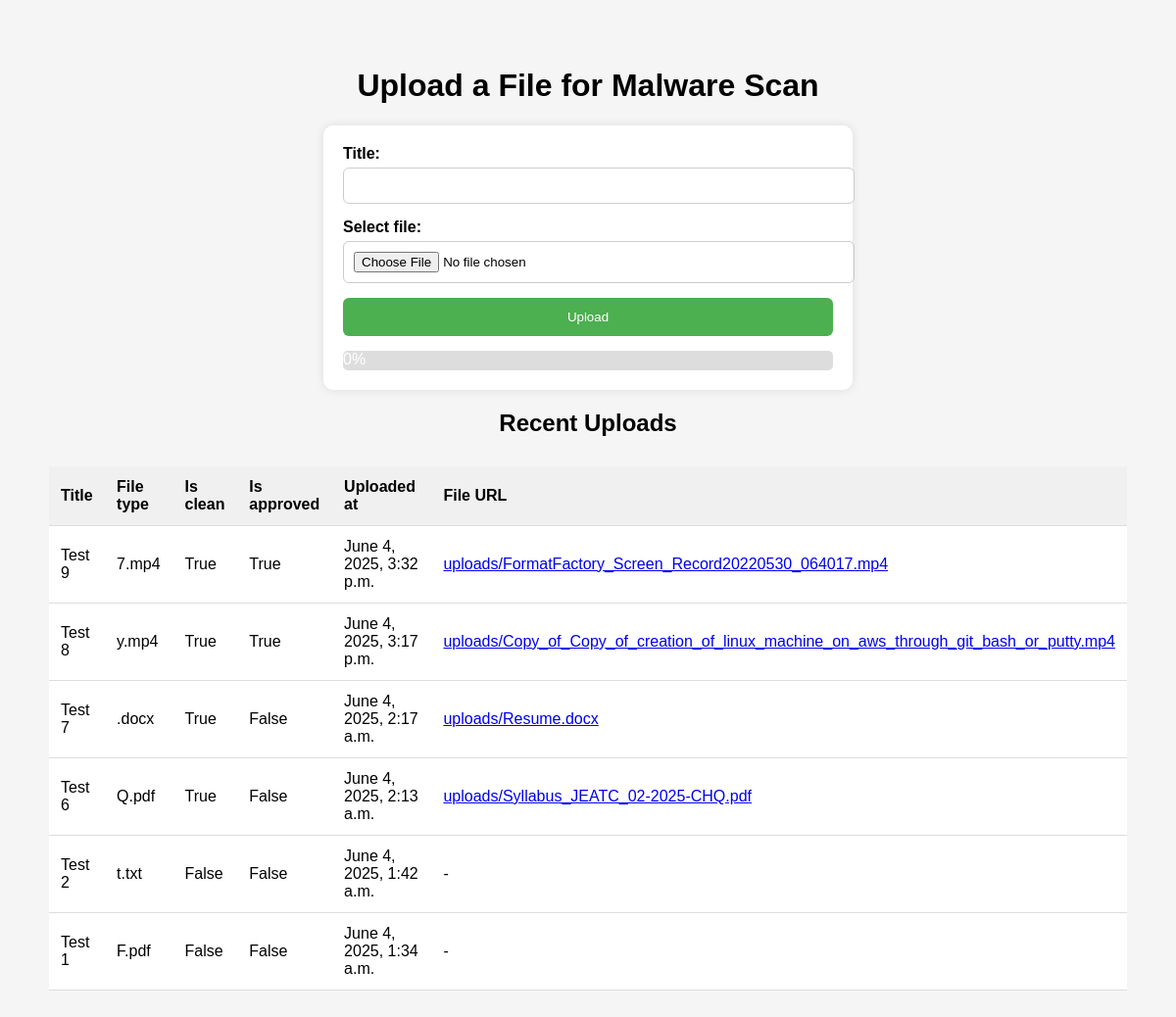
Before: / with the older database file.
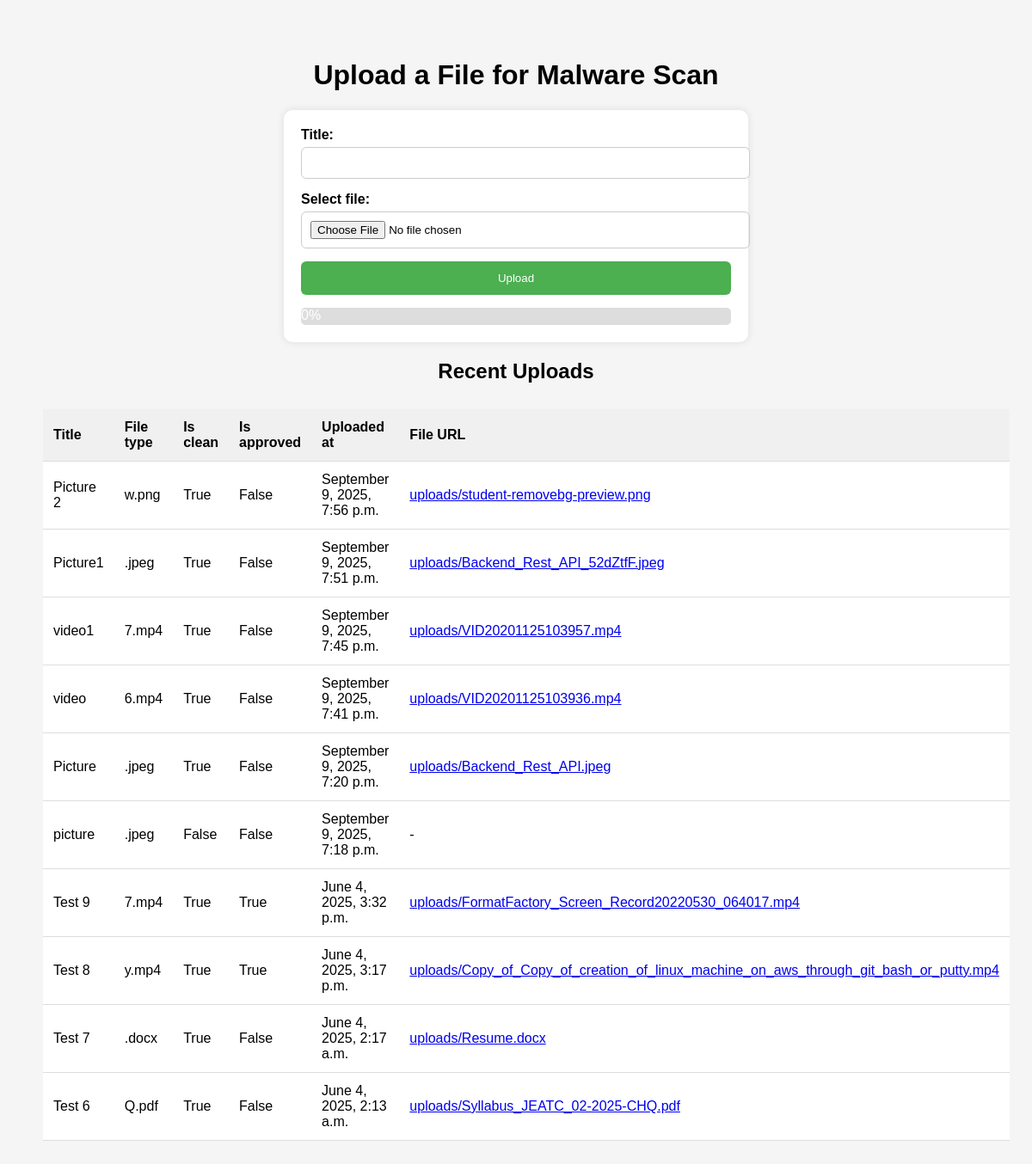
After: the same page with the newer database file.
### upload/models.py (models this page shows, shortened)
class UploadedFile(models.Model):
    title = models.CharField(max_length=255)
    file = models.FileField(upload_to='uploads/')
    file_type = models.CharField(max_length=50)
    file_url = models.URLField(blank=True, null=True)
    is_clean = models.BooleanField(default=False)
    is_approved = models.BooleanField(default=False)
    uploaded_at = models.DateTimeField(auto_now_add=True)

### upload/views.py (the view)
# urls.py: path('', views.upload_file, name='upload_file'),
def upload_file(request):
    if request.method == 'POST':
        form = UploadFileForm(request.POST, request.FILES)
        if form.is_valid():
            uploaded_file = form.save()
            scan_and_upload_file.delay(uploaded_file.id)
            return redirect('/')
    else:
        form = UploadFileForm()
    files = UploadedFile.objects.order_by('-uploaded_at')[:10]
    return render(request, 'upload/upload.html', {'form': form, 'files': files})

### upload/forms.py
class UploadFileForm(forms.ModelForm):
    class Meta:
        model = UploadedFile
        fields = ['title', 'file']

### upload/templates/upload/upload.html (shortened to what this page needs)
<!DOCTYPE html>
<html lang="en">
<head>
</head>
<body>
<div class="container">
    <h1>Upload a File for Malware Scan</h1>
    <form id="uploadForm" enctype="multipart/form-data">
        <label for="title">Title:</label>
        <input type="text" name="title" required>
        <label for="file">Select file:</label>
        <input type="file" name="file" required>
        <button type="submit">Upload</button>
        <div class="progress-container">
            <div id="progressBar" class="progress-bar"><span id="progress">0%</span></div>
        </div>
    </form>
    <h2>Recent Uploads</h2>
    <table>
        <thead>
        <tr>
            <th>Title</th>
            <th>File type</th>
            <th>Is clean</th>
            <th>Is approved</th>
            <th>Uploaded at</th>
            <th>File URL</th>
        </tr>
        </thead>
        <tbody>
        {% for file in files %}
        <tr>
            <td>{{ file.title }}</td>
            <td>{{ file.file.name|slice:"-5:" }}</td>
            <td>{{ file.is_clean }}</td>
            <td>{{ file.is_approved }}</td>
            <td>{{ file.uploaded_at|date:"F j, Y, g:i a" }}</td>
            <td>
                {% if file.file_url %}
                    <a href="{{ file.file_url }}" target="_blank">{{ file.file.name }}</a>
                {% else %}
                    -
                {% endif %}
            </td>
        </tr>
        {% endfor %}
        </tbody>
    </table>
</div>
</body>
</html>

Changed rows visible on the page:
no longer on this page (row unchanged): UploadedFile: title "Test 2", file.name "t.txt", is_clean "False", is_approved "False", uploaded_at "June 4, 2025, 1:42 a.m."
no longer on this page (row unchanged): UploadedFile: title "Test 1", file.name "F.pdf", is_clean "False", is_approved "False", uploaded_at "June 4, 2025, 1:34 a.m."
added UploadedFile: title "Picture 2", file.name "w.png", is_clean "True", is_approved "False", uploaded_at "September 9, 2025, 7:56 p.m.", file.name "uploads/student-removebg-preview.png"
added UploadedFile: title "Picture1", file.name ".jpeg", is_clean "True", is_approved "False", uploaded_at "September 9, 2025, 7:51 p.m.", file.name "uploads/Backend_Rest_API_52dZtfF.jpeg"
added UploadedFile: title "video1", file.name "7.mp4", is_clean "True", is_approved "False", uploaded_at "September 9, 2025, 7:45 p.m.", file.name "uploads/VID20201125103957.mp4"
added UploadedFile: title "video", file.name "6.mp4", is_clean "True", is_approved "False", uploaded_at "September 9, 2025, 7:41 p.m.", file.name "uploads/VID20201125103936.mp4"
added UploadedFile: title "Picture", file.name ".jpeg", is_clean "True", is_approved "False", uploaded_at "September 9, 2025, 7:20 p.m.", file.name "uploads/Backend_Rest_API.jpeg"
added UploadedFile: title "picture", file.name ".jpeg", is_clean "False", is_approved "False", uploaded_at "September 9, 2025, 7:18 p.m."
